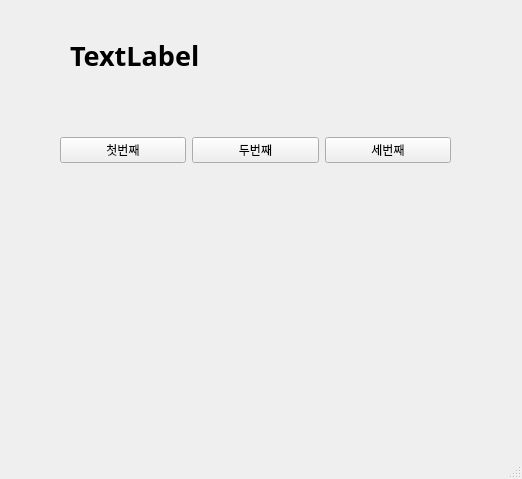
<?xml version="1.0" encoding="UTF-8"?>
<ui version="4.0">
 <class>MainWindow</class>
 <widget class="QMainWindow" name="MainWindow">
  <property name="geometry">
   <rect>
    <x>0</x>
    <y>0</y>
    <width>522</width>
    <height>479</height>
   </rect>
  </property>
  <property name="windowTitle">
   <string>MainWindow</string>
  </property>
  <widget class="QWidget" name="centralwidget">
   <widget class="QWidget" name="horizontalLayoutWidget">
    <property name="geometry">
     <rect>
      <x>60</x>
      <y>100</y>
      <width>391</width>
      <height>101</height>
     </rect>
    </property>
    <layout class="QHBoxLayout" name="horizontalLayout">
     <item>
      <widget class="QPushButton" name="pushButton_2">
       <property name="text">
        <string>첫번째</string>
       </property>
      </widget>
     </item>
     <item>
      <widget class="QPushButton" name="pushButton">
       <property name="text">
        <string>두번째</string>
       </property>
      </widget>
     </item>
     <item>
      <widget class="QPushButton" name="pushButton_4">
       <property name="text">
        <string>세번째</string>
       </property>
      </widget>
     </item>
    </layout>
   </widget>
   <widget class="QLabel" name="label">
    <property name="geometry">
     <rect>
      <x>70</x>
      <y>30</y>
      <width>381</width>
      <height>51</height>
     </rect>
    </property>
    <property name="font">
     <font>
      <family>맑은 고딕</family>
      <pointsize>20</pointsize>
      <weight>75</weight>
      <bold>true</bold>
     </font>
    </property>
    <property name="text">
     <string>TextLabel</string>
    </property>
   </widget>
  </widget>
  <widget class="QMenuBar" name="menubar">
   <property name="geometry">
    <rect>
     <x>0</x>
     <y>0</y>
     <width>522</width>
     <height>21</height>
    </rect>
   </property>
  </widget>
  <widget class="QStatusBar" name="statusbar"/>
 </widget>
 <resources/>
 <connections>
  <connection>
   <sender>pushButton_2</sender>
   <signal>clicked()</signal>
   <receiver>MainWindow</receiver>
   <slot>firstClick()</slot>
   <hints>
    <hint type="sourcelabel">
     <x>140</x>
     <y>172</y>
    </hint>
    <hint type="destinationlabel">
     <x>115</x>
     <y>301</y>
    </hint>
   </hints>
  </connection>
  <connection>
   <sender>pushButton</sender>
   <signal>clicked()</signal>
   <receiver>MainWindow</receiver>
   <slot>secondClick()</slot>
   <hints>
    <hint type="sourcelabel">
     <x>253</x>
     <y>171</y>
    </hint>
    <hint type="destinationlabel">
     <x>253</x>
     <y>284</y>
    </hint>
   </hints>
  </connection>
  <connection>
   <sender>pushButton_4</sender>
   <signal>clicked()</signal>
   <receiver>MainWindow</receiver>
   <slot>thirdClick()</slot>
   <hints>
    <hint type="sourcelabel">
     <x>385</x>
     <y>171</y>
    </hint>
    <hint type="destinationlabel">
     <x>386</x>
     <y>297</y>
    </hint>
   </hints>
  </connection>
 </connections>
 <slots>
  <slot>firstClick()</slot>
  <slot>secondClick()</slot>
  <slot>thirdClick()</slot>
 </slots>
</ui>
